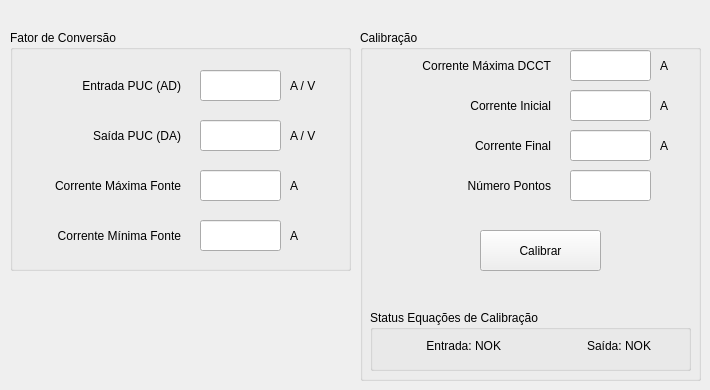
       <widget class="QWidget" name="tab_10">
        <attribute name="title">
         <string>Configurações</string>
        </attribute>
        <widget class="QGroupBox" name="groupBox_18">
         <property name="geometry">
          <rect>
           <x>10</x>
           <y>30</y>
           <width>341</width>
           <height>241</height>
          </rect>
         </property>
         <property name="title">
          <string>Fator de Conversão</string>
         </property>
         <widget class="QLineEdit" name="Fator_Entrada">
          <property name="geometry">
           <rect>
            <x>190</x>
            <y>40</y>
            <width>81</width>
            <height>31</height>
           </rect>
          </property>
         </widget>
         <widget class="QLineEdit" name="Fator_Saida">
          <property name="geometry">
           <rect>
            <x>190</x>
            <y>90</y>
            <width>81</width>
            <height>31</height>
           </rect>
          </property>
          <property name="text">
           <string/>
          </property>
         </widget>
         <widget class="QLabel" name="label_98">
          <property name="geometry">
           <rect>
            <x>40</x>
            <y>40</y>
            <width>131</width>
            <height>31</height>
           </rect>
          </property>
          <property name="text">
           <string>Entrada PUC (AD)</string>
          </property>
          <property name="alignment">
           <set>Qt::AlignRight|Qt::AlignTrailing|Qt::AlignVCenter</set>
          </property>
         </widget>
         <widget class="QLabel" name="label_99">
          <property name="geometry">
           <rect>
            <x>50</x>
            <y>90</y>
            <width>121</width>
            <height>31</height>
           </rect>
          </property>
          <property name="text">
           <string>Saída PUC (DA)</string>
          </property>
          <property name="alignment">
           <set>Qt::AlignRight|Qt::AlignTrailing|Qt::AlignVCenter</set>
          </property>
         </widget>
         <widget class="QLabel" name="label_101">
          <property name="geometry">
           <rect>
            <x>280</x>
            <y>40</y>
            <width>41</width>
            <height>31</height>
           </rect>
          </property>
          <property name="text">
           <string>A / V</string>
          </property>
         </widget>
         <widget class="QLabel" name="label_102">
          <property name="geometry">
           <rect>
            <x>280</x>
            <y>90</y>
            <width>41</width>
            <height>31</height>
           </rect>
          </property>
          <property name="text">
           <string>A / V</string>
          </property>
         </widget>
         <widget class="QLineEdit" name="Corrente_Maxima_Fonte">
          <property name="geometry">
           <rect>
            <x>190</x>
            <y>140</y>
            <width>81</width>
            <height>31</height>
           </rect>
          </property>
          <property name="text">
           <string/>
          </property>
         </widget>
         <widget class="QLabel" name="label_125">
          <property name="geometry">
           <rect>
            <x>280</x>
            <y>140</y>
            <width>41</width>
            <height>31</height>
           </rect>
          </property>
          <property name="text">
           <string>A</string>
          </property>
         </widget>
         <widget class="QLabel" name="label_126">
          <property name="geometry">
           <rect>
            <x>0</x>
            <y>140</y>
            <width>171</width>
            <height>31</height>
           </rect>
          </property>
          <property name="text">
           <string>Corrente Máxima Fonte</string>
          </property>
          <property name="alignment">
           <set>Qt::AlignRight|Qt::AlignTrailing|Qt::AlignVCenter</set>
          </property>
         </widget>
         <widget class="QLineEdit" name="Corrente_Minima_Fonte">
          <property name="geometry">
           <rect>
            <x>190</x>
            <y>190</y>
            <width>81</width>
            <height>31</height>
           </rect>
          </property>
          <property name="text">
           <string/>
          </property>
         </widget>
         <widget class="QLabel" name="label_132">
          <property name="geometry">
           <rect>
            <x>280</x>
            <y>190</y>
            <width>41</width>
            <height>31</height>
           </rect>
          </property>
          <property name="text">
           <string>A</string>
          </property>
         </widget>
         <widget class="QLabel" name="label_133">
          <property name="geometry">
           <rect>
            <x>10</x>
            <y>190</y>
            <width>161</width>
            <height>31</height>
           </rect>
          </property>
          <property name="text">
           <string>Corrente Mínima Fonte</string>
          </property>
          <property name="alignment">
           <set>Qt::AlignRight|Qt::AlignTrailing|Qt::AlignVCenter</set>
          </property>
         </widget>
        </widget>
        <widget class="QGroupBox" name="groupBox_24">
         <property name="geometry">
          <rect>
           <x>360</x>
           <y>30</y>
           <width>341</width>
           <height>351</height>
          </rect>
         </property>
         <property name="title">
          <string>Calibração</string>
         </property>
         <widget class="QLineEdit" name="Corr_Calib_Passo">
          <property name="geometry">
           <rect>
            <x>210</x>
            <y>140</y>
            <width>81</width>
            <height>31</height>
           </rect>
          </property>
         </widget>
         <widget class="QLineEdit" name="Corr_Calib_Inicial">
          <property name="geometry">
           <rect>
            <x>210</x>
            <y>60</y>
            <width>81</width>
            <height>31</height>
           </rect>
          </property>
          <property name="text">
           <string/>
          </property>
         </widget>
         <widget class="QLabel" name="label_103">
          <property name="geometry">
           <rect>
            <x>60</x>
            <y>140</y>
            <width>131</width>
            <height>31</height>
           </rect>
          </property>
          <property name="text">
           <string>Número Pontos</string>
          </property>
          <property name="alignment">
           <set>Qt::AlignRight|Qt::AlignTrailing|Qt::AlignVCenter</set>
          </property>
         </widget>
         <widget class="QLabel" name="label_104">
          <property name="geometry">
           <rect>
            <x>30</x>
            <y>60</y>
            <width>161</width>
            <height>31</height>
           </rect>
          </property>
          <property name="text">
           <string>Corrente Inicial</string>
          </property>
          <property name="alignment">
           <set>Qt::AlignRight|Qt::AlignTrailing|Qt::AlignVCenter</set>
          </property>
         </widget>
         <widget class="QLabel" name="label_106">
          <property name="geometry">
           <rect>
            <x>300</x>
            <y>60</y>
            <width>41</width>
            <height>31</height>
           </rect>
          </property>
          <property name="text">
           <string>A</string>
          </property>
         </widget>
         <widget class="QLineEdit" name="Corrente_DCCT">
          <property name="geometry">
           <rect>
            <x>210</x>
            <y>20</y>
            <width>81</width>
            <height>31</height>
           </rect>
          </property>
          <property name="text">
           <string/>
          </property>
         </widget>
         <widget class="QLabel" name="label_127">
          <property name="geometry">
           <rect>
            <x>300</x>
            <y>20</y>
            <width>41</width>
            <height>31</height>
           </rect>
          </property>
          <property name="text">
           <string>A</string>
          </property>
         </widget>
         <widget class="QLabel" name="label_128">
          <property name="geometry">
           <rect>
            <x>20</x>
            <y>20</y>
            <width>171</width>
            <height>31</height>
           </rect>
          </property>
          <property name="text">
           <string>Corrente Máxima DCCT</string>
          </property>
          <property name="alignment">
           <set>Qt::AlignRight|Qt::AlignTrailing|Qt::AlignVCenter</set>
          </property>
         </widget>
         <widget class="QLineEdit" name="Corr_Calib_Final">
          <property name="geometry">
           <rect>
            <x>210</x>
            <y>100</y>
            <width>81</width>
            <height>31</height>
           </rect>
          </property>
          <property name="text">
           <string/>
          </property>
         </widget>
         <widget class="QLabel" name="label_140">
          <property name="geometry">
           <rect>
            <x>300</x>
            <y>100</y>
            <width>41</width>
            <height>31</height>
           </rect>
          </property>
          <property name="text">
           <string>A</string>
          </property>
         </widget>
         <widget class="QLabel" name="label_141">
          <property name="geometry">
           <rect>
            <x>30</x>
            <y>100</y>
            <width>161</width>
            <height>31</height>
           </rect>
          </property>
          <property name="text">
           <string>Corrente Final</string>
          </property>
          <property name="alignment">
           <set>Qt::AlignRight|Qt::AlignTrailing|Qt::AlignVCenter</set>
          </property>
         </widget>
         <widget class="QPushButton" name="Calibrar_Fonte">
          <property name="geometry">
           <rect>
            <x>120</x>
            <y>200</y>
            <width>121</width>
            <height>41</height>
           </rect>
          </property>
          <property name="text">
           <string>Calibrar</string>
          </property>
          <property name="icon">
           <iconset>
            <normaloff>imagens/play1.png</normaloff>imagens/play1.png</iconset>
          </property>
          <property name="iconSize">
           <size>
            <width>20</width>
            <height>20</height>
           </size>
          </property>
         </widget>
         <widget class="QGroupBox" name="groupBox_25">
          <property name="geometry">
           <rect>
            <x>10</x>
            <y>280</y>
            <width>321</width>
            <height>61</height>
           </rect>
          </property>
          <property name="title">
           <string>Status Equações de Calibração</string>
          </property>
          <widget class="QLabel" name="label_equacao_entrada">
           <property name="geometry">
            <rect>
             <x>20</x>
             <y>20</y>
             <width>111</width>
             <height>31</height>
            </rect>
           </property>
           <property name="text">
            <string>Entrada: NOK</string>
           </property>
           <property name="alignment">
            <set>Qt::AlignRight|Qt::AlignTrailing|Qt::AlignVCenter</set>
           </property>
          </widget>
          <widget class="QLabel" name="label_equacao_saida">
           <property name="geometry">
            <rect>
             <x>200</x>
             <y>20</y>
             <width>81</width>
             <height>31</height>
            </rect>
           </property>
           <property name="text">
            <string>Saída: NOK</string>
           </property>
           <property name="alignment">
            <set>Qt::AlignRight|Qt::AlignTrailing|Qt::AlignVCenter</set>
           </property>
          </widget>
         </widget>
        </widget>
       </widget>
